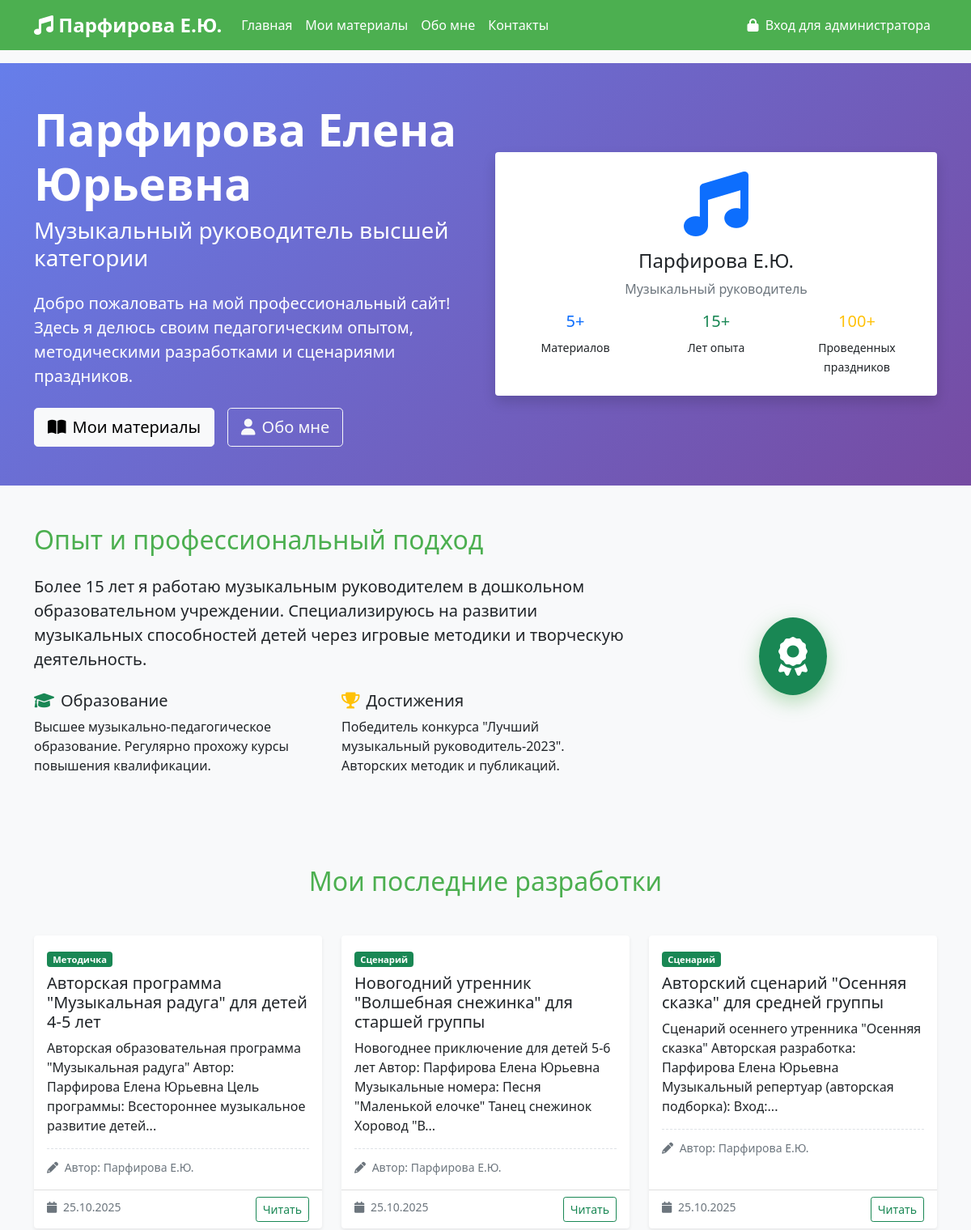
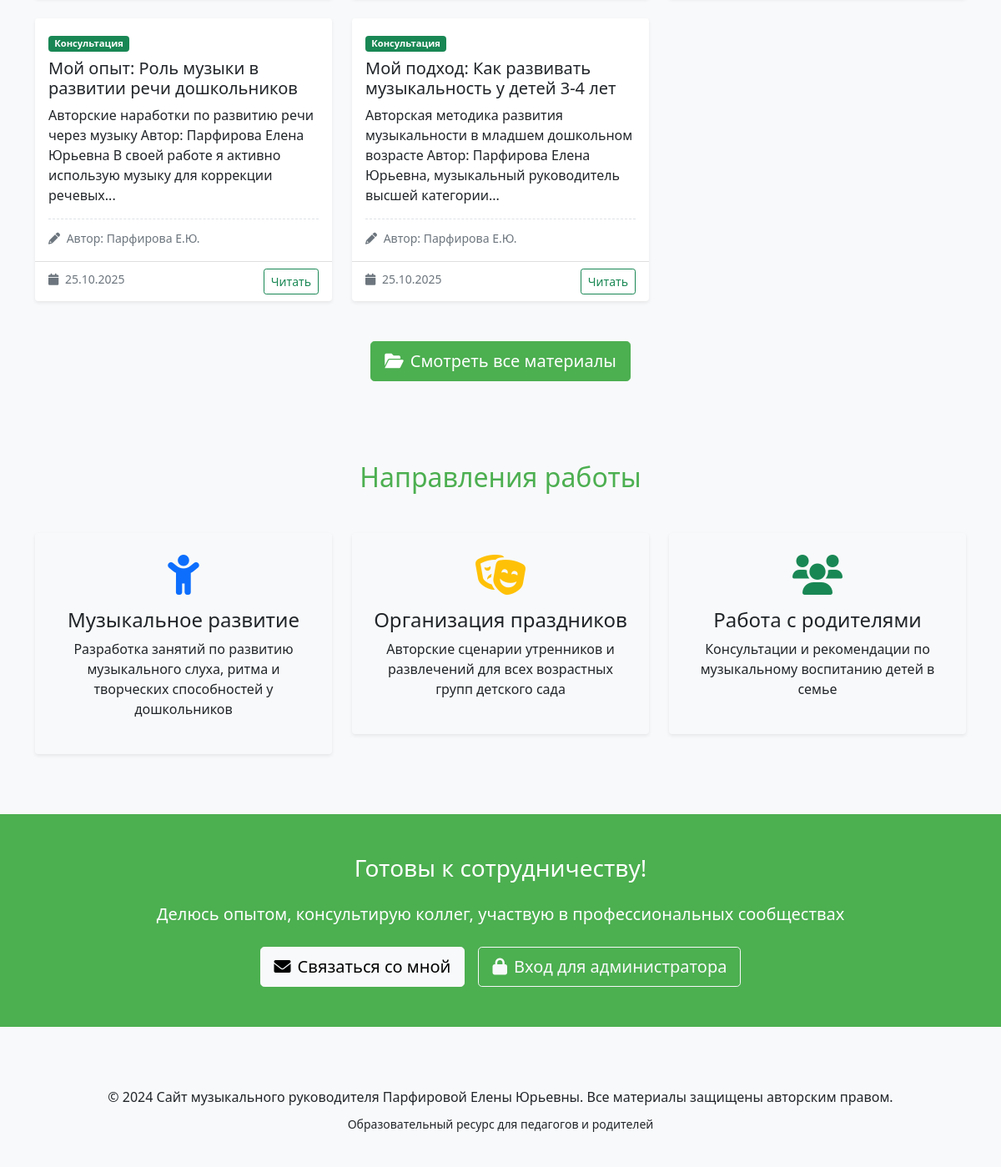
The page / on the database its author committed (2 pictures, top to bottom).
### models.py (models this page shows)
class Material(db.Model):
    id = db.Column(db.Integer, primary_key=True)
    title = db.Column(db.String(200), nullable=False)
    content = db.Column(db.Text, nullable=False)
    category = db.Column(db.String(50), nullable=False)
    target_audience = db.Column(db.String(50), nullable=False)
    created_date = db.Column(db.DateTime, nullable=False, default=datetime.utcnow)
    file_path = db.Column(db.String(300))
    is_published = db.Column(db.Boolean, default=True)

### app.py (the view)
@app.route('/')
def index():
    log_visit('index')
    latest_materials = Material.query.filter_by(is_published=True)\
        .order_by(Material.created_date.desc())\
        .limit(6)\
        .all()
    stats = {
        'total_materials': Material.query.filter_by(is_published=True).count()
    }
    return render_template('index.html',
                         latest_materials=latest_materials,
                         stats=stats)

### app.py (called while the page is built)
def log_visit(page):
    visit = PageVisit(
        page=page,
        ip_address=request.remote_addr
    )
    db.session.add(visit)
    db.session.commit()

### templates/index.html
{% extends "base.html" %}
{% block content %}
<section class="hero-section py-5" style="background: linear-gradient(135deg, #667eea 0%, #764ba2 100%);">
    <div class="container">
        <div class="row align-items-center">
            <div class="col-lg-6 text-white">
                <h1 class="display-4 fw-bold">Парфирова Елена Юрьевна</h1>
                <h2 class="h3 mb-4">Музыкальный руководитель высшей категории</h2>
                <p class="lead my-4">Добро пожаловать на мой профессиональный сайт! Здесь я делюсь своим педагогическим
                    опытом, методическими разработками и сценариями праздников.</p>
                <div class="d-flex gap-3 flex-wrap">
                    <a href="{{ url_for('materials') }}" class="btn btn-light btn-lg">
                        <i class="fas fa-book-open me-2"></i>Мои материалы
                    </a>
                    <a href="{{ url_for('about') }}" class="btn btn-outline-light btn-lg">
                        <i class="fas fa-user me-2"></i>Обо мне
                    </a>
                </div>
            </div>
            <div class="col-lg-6 text-center">
                <div class="profile-card bg-white rounded p-4 shadow">
                    <i class="fas fa-music text-primary mb-3" style="font-size: 80px;"></i>
                    <h4 class="text-dark">Парфирова Е.Ю.</h4>
                    <p class="text-muted">Музыкальный руководитель</p>
                    <div class="stats">
                        <div class="row text-center">
                            <div class="col-4">
                                <h5 class="text-primary">{{ stats.total_materials if stats else '6' }}+</h5>
                                <small>Материалов</small>
                            </div>
                            <div class="col-4">
                                <h5 class="text-success">15+</h5>
                                <small>Лет опыта</small>
                            </div>
                            <div class="col-4">
                                <h5 class="text-warning">100+</h5>
                                <small>Проведенных праздников</small>
                            </div>
                        </div>
                    </div>
                </div>
            </div>
        </div>
    </div>
</section>
<section class="py-5">
    <div class="container">
        <div class="row align-items-center">
            <div class="col-lg-8">
                <h2 class="mb-4" style="color: #4CAF50;">Опыт и профессиональный подход</h2>
                <p class="lead">Более 15 лет я работаю музыкальным руководителем в дошкольном образовательном
                    учреждении. Специализируюсь на развитии музыкальных способностей детей через игровые методики и
                    творческую деятельность.</p>
                <div class="row mt-4">
                    <div class="col-md-6">
                        <h5><i class="fas fa-graduation-cap text-success me-2"></i>Образование</h5>
                        <p>Высшее музыкально-педагогическое образование. Регулярно прохожу курсы повышения квалификации.
                        </p>
                    </div>
                    <div class="col-md-6">
                        <h5><i class="fas fa-trophy text-warning me-2"></i>Достижения</h5>
                        <p>Победитель конкурса "Лучший музыкальный руководитель-2023". Авторских методик и публикаций.
                        </p>
                    </div>
                </div>
            </div>
            <div class="col-lg-4 text-center">
                <div class="achievement-badge bg-success text-white rounded-circle p-4 d-inline-block">
                    <i class="fas fa-award fa-3x"></i>
                </div>
            </div>
        </div>
    </div>
</section>
<section class="py-5 bg-light">
    <div class="container">
        <h2 class="text-center mb-5" style="color: #4CAF50;">Мои последние разработки</h2>
        <div class="row">
            {% for material in latest_materials %}
            <div class="col-md-4 mb-4">
                <div class="card h-100 shadow-sm">
                    <div class="card-body">
                        <span class="badge bg-success mb-2">
                            {% if material.category == 'consultation' %}Консультация
                            {% elif material.category == 'scenario' %}Сценарий
                            {% elif material.category == 'methodical' %}Методичка
                            {% else %}Статья{% endif %}
                        </span>
                        <h5 class="card-title">{{ material.title }}</h5>
                        <p class="card-text">
                            {{ material.content | striptags | truncate(150) }}
                        </p>
                        <div class="author-signature">
                            <small class="text-muted">
                                <i class="fas fa-pencil-alt me-1"></i>
                                Автор: Парфирова Е.Ю.
                            </small>
                        </div>
                    </div>
                    <div class="card-footer bg-transparent">
                        <small class="text-muted">
                            <i class="fas fa-calendar me-1"></i>
                            {{ material.created_date.strftime('%d.%m.%Y') }}
                        </small>
                        <a href="{{ url_for('material_detail', material_id=material.id) }}"
                            class="btn btn-sm btn-outline-success float-end">
                            Читать
                        </a>
                    </div>
                </div>
            </div>
            {% endfor %}
        </div>
        <div class="text-center mt-4">
            <a href="{{ url_for('materials') }}" class="btn btn-success btn-lg">
                <i class="fas fa-folder-open me-2"></i>Смотреть все материалы
            </a>
        </div>
    </div>
</section>
<section class="py-5">
    <div class="container">
        <h2 class="text-center mb-5" style="color: #4CAF50;">Направления работы</h2>
        <div class="row">
            <div class="col-md-4 text-center mb-4">
                <div class="specialization-card p-4 rounded shadow-sm">
                    <i class="fas fa-child fa-3x text-primary mb-3"></i>
                    <h4>Музыкальное развитие</h4>
                    <p>Разработка занятий по развитию музыкального слуха, ритма и творческих способностей у дошкольников
                    </p>
                </div>
            </div>
            <div class="col-md-4 text-center mb-4">
                <div class="specialization-card p-4 rounded shadow-sm">
                    <i class="fas fa-theater-masks fa-3x text-warning mb-3"></i>
                    <h4>Организация праздников</h4>
                    <p>Авторские сценарии утренников и развлечений для всех возрастных групп детского сада</p>
                </div>
            </div>
            <div class="col-md-4 text-center mb-4">
                <div class="specialization-card p-4 rounded shadow-sm">
                    <i class="fas fa-users fa-3x text-success mb-3"></i>
                    <h4>Работа с родителями</h4>
                    <p>Консультации и рекомендации по музыкальному воспитанию детей в семье</p>
                </div>
            </div>
        </div>
    </div>
</section>
<section class="py-5 text-center" style="background-color: #4CAF50;">
    <div class="container">
        <h3 class="text-white mb-4">Готовы к сотрудничеству!</h3>
        <p class="text-white lead mb-4">Делюсь опытом, консультирую коллег, участвую в профессиональных сообществах</p>
        <div class="d-flex gap-3 justify-content-center flex-wrap">
            <a href="{{ url_for('contacts') }}" class="btn btn-light btn-lg">
                <i class="fas fa-envelope me-2"></i>Связаться со мной
            </a>
            {% if not current_user.is_authenticated %}
            <a href="{{ url_for('login') }}" class="btn btn-outline-light btn-lg">
                <i class="fas fa-lock me-2"></i>Вход для администратора
            </a>
            {% endif %}
        </div>
    </div>
</section>
{% endblock %}

### templates/base.html (shortened to what this page needs)
<!DOCTYPE html>
<html lang="ru">
<head>
    <link href="https://cdn.jsdelivr.net/npm/bootstrap@5.1.3/dist/css/bootstrap.min.css" rel="stylesheet">
    <link href="https://cdnjs.cloudflare.com/ajax/libs/font-awesome/6.0.0/css/all.min.css" rel="stylesheet">
    <link href="{{ url_for('static', filename='css/style.css') }}" rel="stylesheet">
</head>
<body>
    <nav class="navbar navbar-expand-lg navbar-light" style="background-color: #4CAF50;">
        <div class="container">
            <a class="navbar-brand text-white" href="{{ url_for('index') }}">
                <i class="fas fa-music"></i> Парфирова Е.Ю.
            </a>
            <div class="collapse navbar-collapse" id="navbarNav">
                <ul class="navbar-nav me-auto">
                    <li class="nav-item">
                        <a class="nav-link text-white" href="{{ url_for('index') }}">Главная</a>
                    </li>
                    <li class="nav-item">
                        <a class="nav-link text-white" href="{{ url_for('materials') }}">Мои материалы</a>
                    </li>
                    <li class="nav-item">
                        <a class="nav-link text-white" href="{{ url_for('about') }}">Обо мне</a>
                    </li>
                    <li class="nav-item">
                        <a class="nav-link text-white" href="{{ url_for('contacts') }}">Контакты</a>
                    </li>
                </ul>
                <div class="navbar-nav">
                    {% if current_user.is_authenticated %}
                    <div class="nav-item dropdown">
                        <a class="nav-link dropdown-toggle" href="#" role="button" data-bs-toggle="dropdown">
                            <i class="fas fa-user-cog me-1"></i> Админ-панель
                        </a>
                        <ul class="dropdown-menu">
                            <li><a class="dropdown-item" href="{{ url_for('admin_dashboard') }}">
                                    <i class="fas fa-tachometer-alt me-2"></i>Панель управления
                                </a></li>
                            <li><a class="dropdown-item" href="{{ url_for('admin_materials') }}">
                                    <i class="fas fa-edit me-2"></i>Управление материалами
                                </a></li>
                            <li><a class="dropdown-item" href="{{ url_for('admin_debug') }}">
                                    <i class="fas fa-bug me-2"></i>Отладка БД
                                </a></li>
                            <li>
                                <hr class="dropdown-divider">
                            </li>
                            <li><a class="dropdown-item" href="{{ url_for('logout') }}">
                                    <i class="fas fa-sign-out-alt me-2"></i>Выйти
                                </a></li>
                        </ul>
                    </div>
                    {% else %}
                    <a class="nav-link text-white" href="{{ url_for('login') }}">
                        <i class="fas fa-lock me-1"></i> Вход для администратора
                    </a>
                    {% endif %}
                </div>
            </div>
        </div>
    </nav>
    <main>
        {% block content %}{% endblock %}
    </main>
    <footer class="bg-light mt-5 py-4">
        <div class="container text-center">
            <p class="mb-0">&copy; 2024 Сайт музыкального руководителя Парфировой Елены Юрьевны. Все материалы защищены
                авторским правом.</p>
            <p class="mt-2">
                <small>Образовательный ресурс для педагогов и родителей</small>
            </p>
        </div>
    </footer>
</body>
</html>

### static/css/style.css (style rules this page uses)
:root { --primary-color: #4CAF50; --secondary-color: #FFC107; --accent-color: #2196F3; }
body { font-family: 'Segoe UI', Tahoma, Geneva, Verdana, sans-serif; background-color: #f8f9fa; }
.hero-section { background: linear-gradient(135deg, #667eea 0%, #764ba2 100%) !important; }
.card { transition: transform 0.3s ease, box-shadow 0.3s ease; border: none; }
.navbar-brand { font-weight: bold; font-size: 1.5rem; }
.badge { font-size: 0.7rem; }
.btn-success { background-color: var(--primary-color); border-color: var(--primary-color); }
.card { animation: fadeIn 0.6s ease-out; }
.author-signature { border-top: 1px dashed #dee2e6; padding-top: 10px; margin-top: 15px; }
.profile-card { transition: transform 0.3s ease; }
.achievement-badge { box-shadow: 0 8px 25px rgba(76, 175, 80, 0.4); transition: transform 0.3s ease; }
.specialization-card { transition: all 0.3s ease; border: 2px solid transparent; }

### rows shown on the page
Material: category "Методичка", title "Авторская программа \"Музыкальная радуга\" для детей 4-5 лет", content "Авторская образовательная программа \"Музыкальная радуга\" Автор: Парфирова Елена Юрьевна Цель программы: Всестороннее музыкальное развитие детей...", created_date "25.10.2025"
Material: category "Сценарий", title "Новогодний утренник \"Волшебная снежинка\" для старшей группы", content "Новогоднее приключение для детей 5-6 лет Автор: Парфирова Елена Юрьевна Музыкальные номера: Песня \"Маленькой елочке\" Танец снежинок Хоровод \"В...", created_date "25.10.2025"
Material: category "Сценарий", title "Авторский сценарий \"Осенняя сказка\" для средней группы", content "Сценарий осеннего утренника \"Осенняя сказка\" Авторская разработка: Парфирова Елена Юрьевна Музыкальный репертуар (авторская подборка): Вход:...", created_date "25.10.2025"
Material: category "Консультация", title "Мой опыт: Роль музыки в развитии речи дошкольников", content "Авторские наработки по развитию речи через музыку Автор: Парфирова Елена Юрьевна В своей работе я активно использую музыку для коррекции речевых...", created_date "25.10.2025"
Material: category "Консультация", title "Мой подход: Как развивать музыкальность у детей 3-4 лет", content "Авторская методика развития музыкальности в младшем дошкольном возрасте Автор: Парфирова Елена Юрьевна, музыкальный руководитель высшей категории...", created_date "25.10.2025"

### other values the page prints
{{ stats.total_materials if stats else '6' }} "5"
